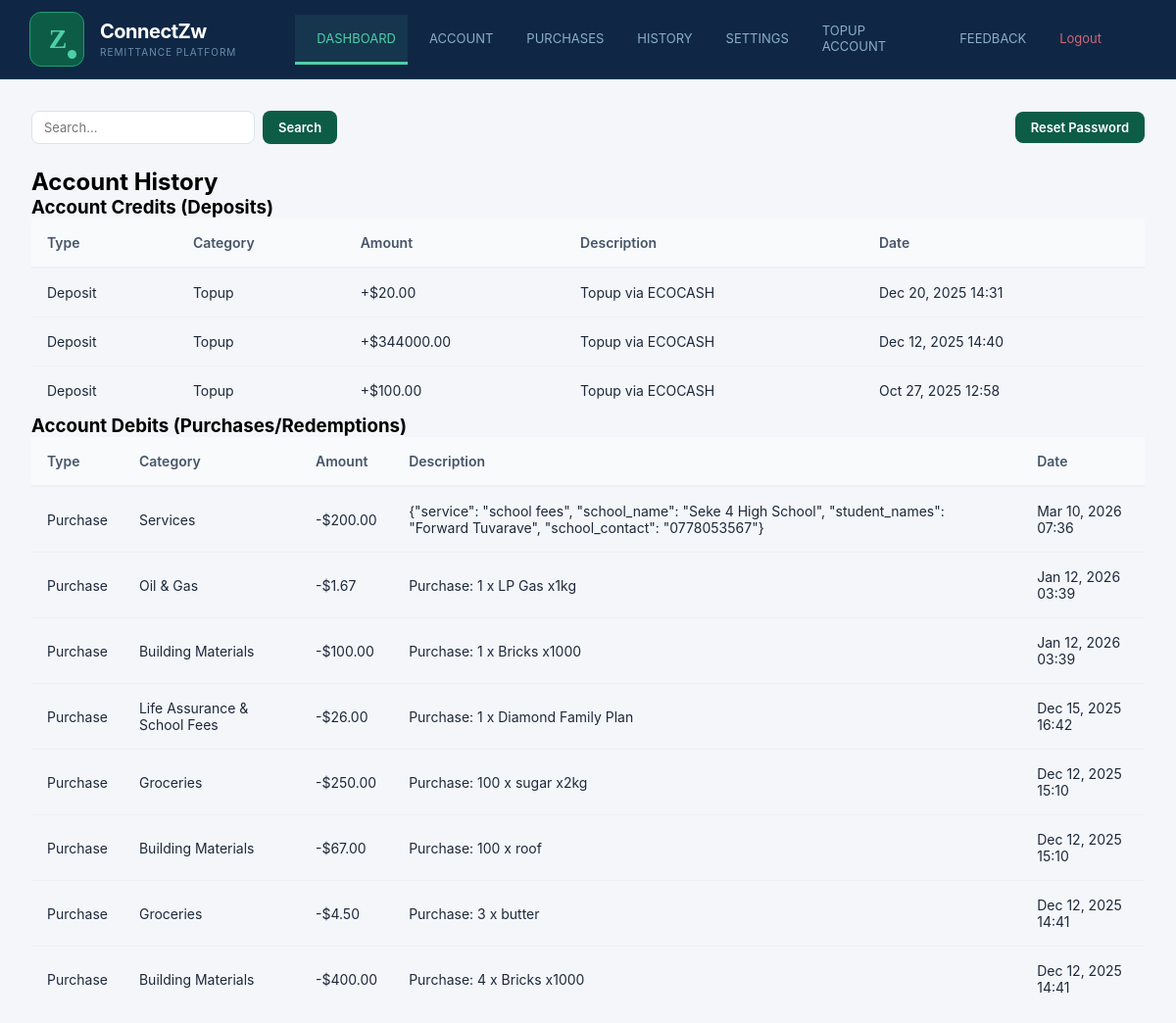
Screenshot of /Client/history/ (signed in) with the database file from the repository.
### Admin/models.py (models this page shows, shortened)
class Transaction(models.Model):
    TRANSACTION_TYPES = [
        ('deposit', 'Deposit'),
        ('purchase', 'Purchase'),
        ('redemption', 'Redemption'),
    ]
    transaction_type = models.CharField(max_length=20, choices=TRANSACTION_TYPES)
    amount = models.DecimalField(max_digits=10, decimal_places=2)
    client = models.ForeignKey(Client, on_delete=models.CASCADE, related_name='transactions')
    dealer = models.ForeignKey(Dealer, on_delete=models.SET_NULL, null=True, blank=True, related_name='transactions')
    location = models.ForeignKey(Location, on_delete=models.SET_NULL, null=True, blank=True, related_name='transactions')
    pos = models.ForeignKey(Pos, on_delete=models.SET_NULL, null=True, blank=True, related_name='transactions')
    category = models.CharField(max_length=100, blank=True)
    timestamp = models.DateTimeField(auto_now_add=True)
    description = models.TextField(blank=True, null=True)
    coupon_code = models.CharField(max_length=100, blank=True, null=True)
    serial_number = models.CharField(max_length=100, blank=True, null=True)
    is_redeemed = models.BooleanField(default=False)
    redemption_pos = models.ForeignKey(Pos, on_delete=models.SET_NULL, null=True, blank=True, related_name='redeemed_transactions')
    redemption_timestamp = models.DateTimeField(null=True, blank=True)
    class Meta:
        ordering = ['-timestamp']

### Client/views.py (the view)
# urls.py: path('history/', views.client_history, name='client_history'),
def client_history(request):
    if not request.session.get('client_logged_in'):
        return redirect('client_login')
    username = request.session.get('client_username')
    try:
        client = Client.objects.get(username=username)
        transactions = Transaction.objects.filter(client=client).order_by('-timestamp')
        credits = transactions.filter(transaction_type='deposit')
        debits = transactions.filter(transaction_type__in=['purchase', 'redemption'])
        context = {
            'username': username,
            'credits': credits,
            'debits': debits
        }
        return render(request, 'Client/client_history.html', context)
    except Client.DoesNotExist:
        return redirect('client_login')

### templates/Client/client_history.html (shortened to what this page needs)
{% extends "base.html" %}
{% load static %}
{% block shell_class %}wide{% endblock %}
{% block sidebar_extra %}
    <a href="{% url 'client_dashboard' %}" class="active"> DASHBOARD</a>
    <a href="{% url 'client_account' %}"> ACCOUNT</a>
    <a href="{% url 'client_purchases' %}"> PURCHASES</a>
    <a href="{% url 'client_history' %}"> HISTORY</a>
    <a href="{% url 'client_settings' %}"> SETTINGS</a>
    <a href="{% url 'client_topup' %}"> TOPUP ACCOUNT</a>
    <a href="{% url 'client_feedback' %}"> FEEDBACK</a>
    <a href="{% url 'client_login' %}" class="logout-link"> Logout</a>
{% endblock %}
{% block content %}
<div class="content">
    <div class="header">
        <div class="search-container">
            <input type="text" placeholder="Search...">
            <button type="submit">Search</button>
        </div>
        <a href="#" class="reset-password">Reset Password</a>
    </div>
    <h2 class="content-title">Account History</h2>
    <div class="history-section">
        <h3>Account Credits (Deposits)</h3>
        {% if credits %}
        <table class="history-table">
            <thead>
                <tr>
                    <th>Type</th>
                    <th>Category</th>
                    <th>Amount</th>
                    <th>Description</th>
                    <th>Date</th>
                </tr>
            </thead>
            <tbody>
                {% for credit in credits %}
                <tr>
                    <td>{{ credit.transaction_type|title }}</td>
                    <td>{{ credit.category }}</td>
                    <td>+${{ credit.amount }}</td>
                    <td>{{ credit.description }}</td>
                    <td>{{ credit.timestamp|date:"M d, Y H:i" }}</td>
                </tr>
                {% endfor %}
            </tbody>
        </table>
        {% else %}
        <p class="no-history">No credit transactions found.</p>
        {% endif %}
    </div>
    <div class="history-section">
        <h3>Account Debits (Purchases/Redemptions)</h3>
        {% if debits %}
        <table class="history-table">
            <thead>
                <tr>
                    <th>Type</th>
                    <th>Category</th>
                    <th>Amount</th>
                    <th>Description</th>
                    <th>Date</th>
                </tr>
            </thead>
            <tbody>
                {% for debit in debits %}
                <tr>
                    <td>{{ debit.transaction_type|title }}</td>
                    <td>{{ debit.category }}</td>
                    <td>-${{ debit.amount }}</td>
                    <td>{{ debit.description }}</td>
                    <td>{{ debit.timestamp|date:"M d, Y H:i" }}</td>
                </tr>
                {% endfor %}
            </tbody>
        </table>
        {% else %}
        <p class="no-history">No debit transactions found.</p>
        {% endif %}
    </div>
</div>
{% endblock %}

### templates/base.html (style rules this page uses)
* { box-sizing: border-box; margin: 0; padding: 0; font-family: -apple-system, BlinkMacSystemFont, 'Segoe UI', sans-serif; }
body { background: #ffffff; display: flex; justify-content: center; align-items: center; min-height: 100vh; padding: 20px; }
.sidebar a { display: flex; align-items: center; gap: 10px; padding: 9px 12px; font-size: 13px; color: #8aaec8; text-decoration: none; border-left: 2.5px solid transparent; border-radius: 4px; transition: all 0.18s; }
.sidebar a.active { color: #4ecfa8; border-left-color: #4ecfa8; background: rgba(78, 207, 168, 0.09); }
.sidebar a.logout-link { margin-top: auto; color: #cf6679; }
.content { flex: 1; padding: 32px; overflow: visible; width: 100%; }
table { width: 100%; border-collapse: collapse; font-size: 14px; text-align: left; }
th { background: #f8fafc; color: #475569; font-weight: 600; padding: 16px; border-bottom: 2px solid #edf1f5; }
td { padding: 16px; color: #1e293b; border-bottom: 1px solid #edf1f5; }
tr:last-child td { border-bottom: none; }
.header { display: flex; align-items: center; justify-content: space-between; margin-bottom: 24px; }
.search-container { display: flex; gap: 8px; }
.search-container input { padding: 8px 12px; border: 1px solid #dde3ec; border-radius: 8px; font-size: 13px; }
.search-container button, .reset-password { padding: 8px 16px; background: #0d5c46; color: #fff; border: none; border-radius: 8px; font-size: 13px; font-weight: 600; cursor: pointer; text-decoration: none; }
.shell.wide .sidebar a { padding: 16px 12px; margin: 0; border-left: none; border-bottom: 3px solid transparent; border-radius: 0; }
.shell.wide .sidebar a.active { border-left-color: transparent; border-bottom-color: #4ecfa8; }
.shell.wide .sidebar a.logout-link { margin-top: 0; margin-left: auto; padding-right: 30px; border-bottom: 3px solid transparent; }
body:has(.shell.wide) { padding: 0; align-items: flex-start; justify-content: flex-start; }

### rows the page displays
Transaction: transaction_type "Deposit", category "Topup", amount "20.00", description "Topup via ECOCASH", timestamp "Dec 20, 2025 14:31"
Transaction: transaction_type "Deposit", category "Topup", amount "344000.00", description "Topup via ECOCASH", timestamp "Dec 12, 2025 14:40"
Transaction: transaction_type "Deposit", category "Topup", amount "100.00", description "Topup via ECOCASH", timestamp "Oct 27, 2025 12:58"
Transaction: transaction_type "Purchase", category "Services", amount "200.00", description "{\"service\": \"school fees\", \"school_name\": \"Seke 4 High School\", \"student_names\": \"Forward Tuvarave\", \"school_contact\": \"0778053567\"}", timestamp "Mar 10, 2026 07:36"
Transaction: transaction_type "Purchase", category "Oil & Gas", amount "1.67", description "Purchase: 1 x LP Gas x1kg", timestamp "Jan 12, 2026 03:39"
Transaction: transaction_type "Purchase", category "Building Materials", amount "100.00", description "Purchase: 1 x Bricks x1000", timestamp "Jan 12, 2026 03:39"
Transaction: transaction_type "Purchase", category "Life Assurance & School Fees", amount "26.00", description "Purchase: 1 x Diamond Family Plan", timestamp "Dec 15, 2025 16:42"
Transaction: transaction_type "Purchase", category "Groceries", amount "250.00", description "Purchase: 100 x sugar x2kg", timestamp "Dec 12, 2025 15:10"
Transaction: transaction_type "Purchase", category "Building Materials", amount "67.00", description "Purchase: 100 x roof", timestamp "Dec 12, 2025 15:10"
Transaction: transaction_type "Purchase", category "Groceries", amount "4.50", description "Purchase: 3 x butter", timestamp "Dec 12, 2025 14:41"
Transaction: transaction_type "Purchase", category "Building Materials", amount "400.00", description "Purchase: 4 x Bricks x1000", timestamp "Dec 12, 2025 14:41"
